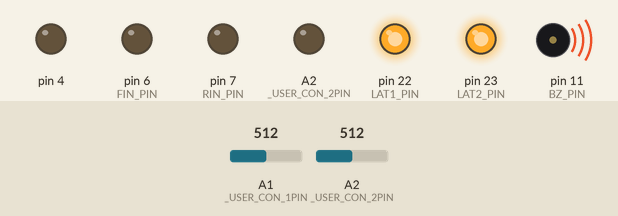
Simulated run of this sketch. Board: Arduino Leonardo, built with avr-gcc and run on an emulated ATmega32U4. Shown: output pins drawn as LEDs (lit = HIGH), buzzer (waves = sounding). The test bench sets the inputs (shaded band); at power-on: A1 (_USER_CON_1PIN) = 512, A2 (_USER_CON_2PIN) = 512.

Above: at 0.05 s.
At 1.2 s:
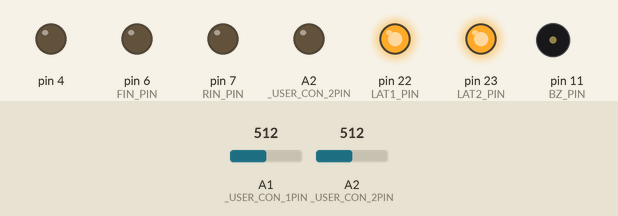
1.3 s: A1 (_USER_CON_1PIN) set to 900
At 1.45 s:
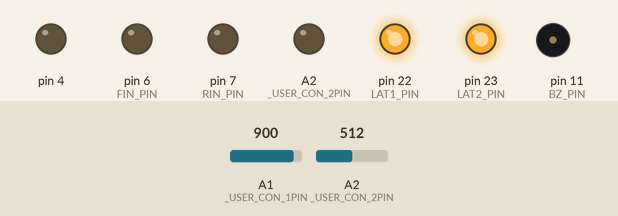
Timing chart, 0 to 4.3 s (numbered marks = the images above; inputs shaded):
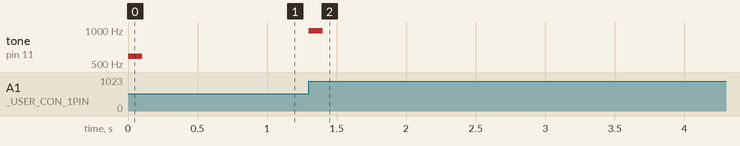

Measured:
- after the input at 1.3 s, tone on pin 11 (BZ_PIN): silent → 988 Hz at once, → silent 0.10 s later

The sketch:

kadai3.ino
```cpp
// 33:20

#define USE_TIMER3_ISR
#include "mono_con.h"

#define lo 0 + 200
#define hi 1023 - 200
#define MID(a) (a > lo && a < hi)

const int angles[8] = { 0, 15, 30, 45, 60, 75, 90, 105 };
const int tones[8] = { 523, 587, 659, 698, 784, 880, 988, 1047 };

int curdir = -1, predir = -1;
int curangle = 0;
int move = 0;

int phase = 0;

int xpos, ypos;
word in, spm, bz;

int getDir(int x, int y) {
	if (MID(x) && y < lo) return 0;
	else if (x < lo && y < lo) return 1;
	else if (x < lo && MID(y)) return 2;
	else if (x < lo && y > hi) return 3;
	else if (MID(x) && y > hi) return 4;
	else if (x > hi && y > hi) return 5;
	else if (x > hi && MID(y)) return 6;
	else if (x > hi && y < lo) return 7;
	else					   return -1;
}

int toAngle(int from, int to) {
	int diff = to - from;
	if (diff > 60) diff -= 120;
	if (diff < -60) diff += 120;
	return diff;
}

ISR(TIMER3_COMPA_vect) {
	if (in++ > 5) {
		in = 0;

		xpos = analogRead(A1);
		ypos = analogRead(A2);
	}

	spm++;

	if (bz > 0) bz--;
	else noTone(BZ_PIN);
}

void setup() {
	config_init();
	serial_init();

	noTone(BZ_PIN);
}

void loop() {
	curdir = getDir(xpos, ypos);
	if (curdir != predir) {
		predir = curdir;
		if (curdir != -1) {
			bz = 100;
			tone(BZ_PIN, tones[curdir]);
		}
	}

	if (curdir != -1 && curangle != angles[curdir]) {
		if (spm > 20) {
			spm = 0;
			move = toAngle(curangle, angles[curdir]);
			if (move > 0) {
				lm.color.SM = stepm_init(phase);
				if (++phase > 3) phase = 0;
				curangle++;
				if (curangle >= 120) curangle -= 120;
			} else if (move < 0) {
				lm.color.SM = stepm_init(phase);
				if (--phase < 0) phase = 3;
				curangle--;
				if (curangle < 0) curangle += 120;
			}

			led_stepmotor(lm.b8);
		}
	}
}
```

mono_con.h
```cpp
//===================================================================================================================
//
//  高校生ものづくりコンテスト2026岡山県大会用 ArduinoShield
//
//    出力回路: 百エディケーション製
//    https://hyakuedu.wordpress.com/
//
//    CPU Board: Arduino MEGA 2560 R3
//                                     2026/01/08 OKAKO
//
//===================================================================================================================
#ifndef _MONO_CON_2026_H
#define _MONO_CON_2026_H

//--- Arduino  ATmega2560 Input
#define _USER_CON_1PIN A1
#define _USER_CON_2PIN A2
#define _USER_CON_3PIN 17
#define _USER_CON_4PIN 18
#define _USER_CON_5PIN 19
#define _USER_CON_6PIN 40
#define _USER_CON_7PIN 42
#define _USER_CON_8PIN 20 //GND

//--- OKAKO_Shield_CN2
#define BOARD_SW_PIN 26
#define BZ_PIN 11
#define FIN_PIN 6
#define RIN_PIN 7
#define LAT2_PIN 23
#define LAT1_PIN 22
#define SCK_PIN 24
#define SDI_PIN 25

//--- セグメントLED 0-9,blank
int num[17] = { 0x3f, 0x06, 0x5b, 0x4f, 0x66,  //0, 1, 2, 3, 4
                0x6d, 0x7d, 0x27, 0x7f, 0x6f,  //5, 6, 7, 8, 9
                0x77, 0x7f, 0x39, 0x3f, 0x79, 0x71, // A, B, C, D, E, F
                0x00 };                        //blank

//--- レジスタ初期設定
void config_init(void) {
  pinMode(_USER_CON_1PIN, INPUT);
  pinMode(_USER_CON_2PIN, INPUT);
  pinMode(_USER_CON_3PIN, INPUT);
  pinMode(_USER_CON_4PIN, INPUT);
  pinMode(_USER_CON_5PIN, INPUT);
  pinMode(_USER_CON_6PIN, INPUT);
  pinMode(_USER_CON_7PIN, INPUT);

  pinMode(_USER_CON_8PIN, OUTPUT);
  digitalWrite(_USER_CON_8PIN, LOW); //IN_D4をGND設定

  pinMode(BOARD_SW_PIN, INPUT);
  pinMode(BZ_PIN, OUTPUT);
  pinMode(RIN_PIN, OUTPUT);
  pinMode(FIN_PIN, OUTPUT);
  pinMode(LAT1_PIN, OUTPUT);
  pinMode(LAT2_PIN, OUTPUT);
  pinMode(SCK_PIN, OUTPUT);
  pinMode(SDI_PIN, OUTPUT);

  ////////// DCモータ制御用PWM信号生成用のタイマ(Timer4)の周波数を31.37KHzに変更 //////////
  TCCR4B = (TCCR4B & 0b11111000) | 0x01;

#ifdef USE_TIMER3_ISR
  ////////// 1ms割り込み用のタイマ(Timer3)の初期化 //////////
  TCCR3A = 0;
  TCCR3B = 0x0b;
  // OCR3A = 124;
  OCR3A = 249;
  TIMSK3 = 2;
#endif
}

//--- 構造体宣言bitset
struct bitset {
  int SDI : 1;   // bit0 シリアルデータ
  int SCK : 1;   // bit1 シリアルクロック
  int LAT1 : 1;  // bit2 7seg LED 系ラッチ
  int LAT2 : 1;  // bit3 フルカラーLED,step モータ系ラッチ
  int DCM : 2;   // bit4,5 DC モータの動作モード
  int BZ : 1;    // bit6 圧電スピーカ
  int TSW : 1;   // bit7 タクトスイッチ入力
};
struct bitset RC;  // 構造体変数

//--- 共用体宣言lm (LED & step Motor)
union {
  struct
  {               //--- 構造体宣言，bit というグループ名
    int SM : 4;   // bit0 ～ bit3 ステッピングモータ励磁信号
    int R : 1;    // bit4 フルカラーLED，赤色
    int B : 1;    // bit5 フルカラーLED，青色
    int G : 1;    // bit6 フルカラーLED，緑色
    int res : 1;  // bit7 未使用
  } bit;          // bit アクセス名
  struct
  {
    int SM : 4;
    int GBR : 3;  // フルカラーLED, カラーコードを3bitで指定
    int res : 1;
  } color;  // GBRを3ビットアクセス名
  int b8;   // byte アクセス名
} lm;       // 共用体変数名

//--- U1,U2,U3初期化
void serial_init(void) {
  //U1
  digitalWrite(LAT1_PIN, LOW);
  shiftOut(SDI_PIN, SCK_PIN, MSBFIRST, 0x00);
  digitalWrite(LAT1_PIN, HIGH);

  //U2
  digitalWrite(LAT1_PIN, LOW);
  shiftOut(SDI_PIN, SCK_PIN, MSBFIRST, 0x00);
  digitalWrite(LAT1_PIN, HIGH);

  //u3
  digitalWrite(LAT2_PIN, LOW);
  shiftOut(SDI_PIN, SCK_PIN, MSBFIRST, 0x00);
  digitalWrite(LAT2_PIN, HIGH);
}

//--- 2桁7セグメントLEDの表示関数
int disp(char leftPat, char rightPat) {
  digitalWrite(LAT1_PIN, LOW);
  shiftOut(SDI_PIN, SCK_PIN, MSBFIRST, leftPat);
  digitalWrite(LAT1_PIN, HIGH);

  digitalWrite(LAT1_PIN, LOW);
  shiftOut(SDI_PIN, SCK_PIN, MSBFIRST, rightPat);
  digitalWrite(LAT1_PIN, HIGH);
}

//--- ステッピングモータの初期設定関数
int stepm_init(int n) {
  int spm[5] = { 0x9,     // A
                 0xc,     // B
                 0x6,     // nA
                 0x3,     // nB
                 0x00 };  // Stop

  return spm[n];
}

//--- フルカラーLEDとステッピングモータの動作制御関数
int led_stepmotor(char n) {
  digitalWrite(LAT2_PIN, LOW);
  shiftOut(SDI_PIN, SCK_PIN, MSBFIRST, n);
  digitalWrite(LAT2_PIN, HIGH);
}

#endif
```
